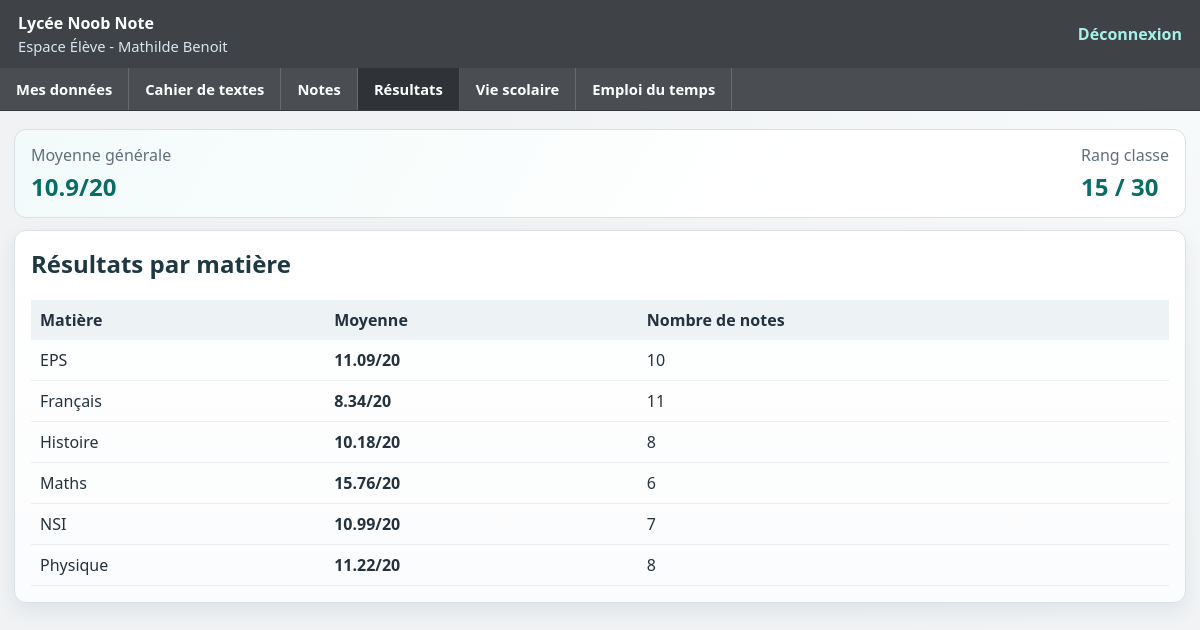
The app's page /eleve/resultats (signed in) with its own data.
### tables this page shows
CREATE TABLE Eleves (
            id_eleve TEXT PRIMARY KEY,
            nom TEXT,
            prenom TEXT,
            date_naissance TEXT,
            mot_de_passe TEXT,
            id_classe INTEGER,
            FOREIGN KEY(id_classe) REFERENCES Classes(id_classe)
        );

CREATE TABLE Matieres (id_matiere INTEGER PRIMARY KEY, nom_matiere TEXT);

### app.py (the view)
@app.route('/eleve/resultats')
def eleve_resultats():
    if not verifier_session_eleve():
        return redirect(url_for('login'))
    eleve = recuperer_eleve_connecte()
    resultats = eleve.calculer_resultats_par_matiere()
    rang, total, moyenne = eleve.calculer_rang()
    return rendre_page_eleve('resultats.html', 'resultats', resultats=resultats, stats={'rang': rang, 'total': total, 'moy': moyenne})

### app.py (called while the page is built)
def verifier_session_eleve():
    if 'user' not in session:
        return False
    return session['user'].get('role') == 'ELEVE'

def recuperer_eleve_connecte():
    return Eleve(session['user']['id'], session['user']['nom'], session['user']['prenom'])

def rendre_page_eleve(template, onglet_actif, **contexte):
    return render_template(template, onglet_actif=onglet_actif, **contexte)

    def _executer(self, sql, params=(), fetch=False, commit=False):
        with sqlite3.connect(self.db_path) as conn:
            cur = conn.cursor()
            cur.execute(sql, params)
            if commit:
                conn.commit()
            return cur.fetchall() if fetch else None

### templates/resultats.html (shortened to what this page needs)
{% extends "base_eleve.html" %}
{% block contenu %}
<section class="resume-general">
    <div>
        <p>Moyenne générale</p>
        <h2>{{ stats.moy }}/20</h2>
    </div>
    <div>
        <p>Rang classe</p>
        <h2>{{ stats.rang }} / {{ stats.total }}</h2>
    </div>
</section>
<section class="card page-simple">
    <h2>Résultats par matière</h2>
    <table>
        <thead>
            <tr>
                <th>Matière</th>
                <th>Moyenne</th>
                <th>Nombre de notes</th>
            </tr>
        </thead>
        <tbody>
            {% for ligne in resultats %}
                <tr>
                    <td>{{ ligne.nom_matiere }}</td>
                    <td><strong>{{ ligne.moyenne }}/20</strong></td>
                    <td>{{ ligne.nb_notes }}</td>
                </tr>
            {% else %}
                <tr>
                    <td colspan="3">Aucun résultat disponible.</td>
                </tr>
            {% endfor %}
        </tbody>
    </table>
</section>
{% endblock %}

### templates/base_eleve.html (shortened to what this page needs)
<!DOCTYPE html>
<html lang="fr">
<head>
    <link rel="stylesheet" href="{{ url_for('static', filename='css/style.css') }}">
</head>
<body class="page-pronote">
    <header class="barre-haute">
        <div class="identite-etablissement">
            <strong>Lycée Noob Note</strong>
            <span>Espace Élève - {{ session.user.prenom }} {{ session.user.nom }}</span>
        </div>
        <a href="{{ url_for('logout') }}" class="btn-logout">Déconnexion</a>
    </header>
    <nav class="menu-principal">
        <a href="{{ url_for('eleve_mes_donnees') }}" class="onglet-menu {{ 'actif' if onglet_actif == 'mes_donnees' else '' }}">Mes données</a>
        <a href="{{ url_for('eleve_cahier_de_texte') }}" class="onglet-menu {{ 'actif' if onglet_actif == 'cahier_texte' else '' }}">Cahier de textes</a>
        <a href="{{ url_for('eleve_dashboard') }}" class="onglet-menu {{ 'actif' if onglet_actif == 'notes' else '' }}">Notes</a>
        <a href="{{ url_for('eleve_resultats') }}" class="onglet-menu {{ 'actif' if onglet_actif == 'resultats' else '' }}">Résultats</a>
        <a href="{{ url_for('eleve_vie_scolaire') }}" class="onglet-menu {{ 'actif' if onglet_actif == 'vie_scolaire' else '' }}">Vie scolaire</a>
        <a href="{{ url_for('eleve_emploi_du_temps') }}" class="onglet-menu {{ 'actif' if onglet_actif == 'emploi_du_temps' else '' }}">Emploi du temps</a>
    </nav>
    <main class="container-pronote contenu-ecran-eleve">
        {% block contenu %}{% endblock %}
    </main>
</body>
</html>

### static/css/style.css (style rules this page uses)
:root { --fond-page: #f0f2f4; --fond-carte: #ffffff; --bordure: #d9e0e5; --texte-principal: #24323d; --texte-secondaire: #5f6f7b; --barre-foncee: #3f4347; --accent-pronote: #0b8d83; --accent-pronote-clair: #d9f2ef; --accent-pronote-fonce: #086a63; --couleur-menthe: #0d9a90; --danger: #ba2d2d; --info: #2f78b7; }
* { box-sizing: border-box; }
body { margin: 0; font-family: 'Segoe UI', Tahoma, Geneva, Verdana, sans-serif; color: var(--texte-principal); background: radial-gradient(circle at top right, #f8fbfb 0%, var(--fond-page) 52%); }
.barre-haute, header { background: var(--barre-foncee); color: #fff; padding: 12px 18px; display: flex; align-items: center; justify-content: space-between; }
.identite-etablissement { display: flex; flex-direction: column; gap: 2px; }
.identite-etablissement span { color: #d9e6ef; font-size: 0.92rem; }
.menu-principal { display: flex; gap: 0; background: #4a4e53; border-bottom: 1px solid #35393d; }
.onglet-menu { color: white; text-decoration: none; padding: 11px 16px; border-right: 1px solid rgba(255, 255, 255, 0.16); font-weight: 600; font-size: 0.92rem; }
.onglet-menu:hover, .onglet-menu.actif { background: #2f3337; }
.btn-logout { color: #a7f0e9; text-decoration: none; font-weight: bold; }
.container, .container-pronote { max-width: 1240px; margin: 18px auto; padding: 0 14px; }
.card { background: linear-gradient(180deg, #ffffff 0%, #fbfcfd 100%); border: 1px solid var(--bordure); border-radius: 12px; padding: 16px; margin-bottom: 14px; box-shadow: 0 8px 20px rgba(43, 60, 75, 0.08); }
table { width: 100%; border-collapse: collapse; }
th { text-align: left; background: #edf2f5; padding: 9px; }
td { border-bottom: 1px solid #e8edf1; padding: 9px; }
.resume-general { background: linear-gradient(120deg, #f2fbfa 0%, #fff 65%); border: 1px solid var(--bordure); border-radius: 12px; padding: 14px 16px; display: flex; align-items: center; justify-content: space-between; gap: 18px; margin-bottom: 12px; }
.resume-general p { margin: 0; color: var(--texte-secondaire); }
.resume-general h2 { margin: 4px 0 0 0; color: #0a6d66; }
.page-simple h2 { margin-top: 0; color: #1f3842; }
.contenu-ecran-eleve { padding-bottom: 24px; }

### records on screen
Eleves: user.prenom "Mathilde"
Matieres: nom_matiere "EPS", moyenne "11.09", nb_notes "10"
Matieres: nom_matiere "Français", moyenne "8.34", nb_notes "11"
Matieres: nom_matiere "Histoire", moyenne "10.18", nb_notes "8"
Matieres: nom_matiere "Maths", moyenne "15.76", nb_notes "6"
Matieres: nom_matiere "NSI", moyenne "10.99", nb_notes "7"
Matieres: nom_matiere "Physique", moyenne "11.22", nb_notes "8"

### other values on screen
{{ session.user.nom }} "Benoit"
{{ stats.moy }} "10.9"
{{ stats.rang }} "15"
{{ stats.total }} "30"
